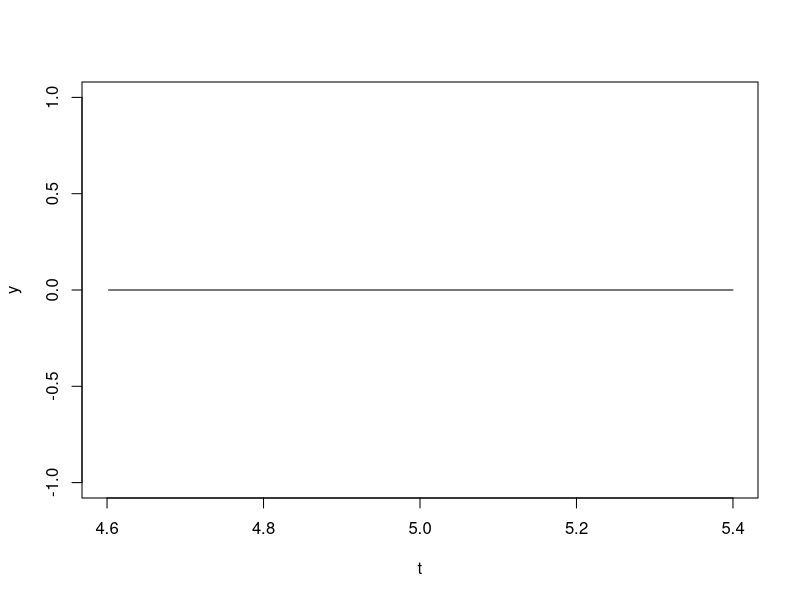

Source code (R):
Res_Equ_Dif_derecha <- function(del1=0, yi=0){
  np = length(yi)
  yf = rep(0, np)

  y1 = yi[np]
  yf[1] = y1

  for (i in 2:np){
    y2 = y1 + del1 * yi[i-1]
    yf[i] = y2
    y1 = y2
  }
  res= yf
}

Res_Equ_Dif_derecha_tao2 <- function(vali= 0, del1=0, ta1=0, ta2=0){
  np = length(ta1)
  yf = rep(0, np)

  y1 = vali
  yf[1] = y1
  
  for (i in 2:np){
    y2 = y1 + del1 * (ta1[i-1]+ta2[i-1])
    yf[i] = y2
    y1 = y2   
  }
  res= yf
}

Res_Equ_Dif_izquierda_tao2 <- function(vali= 0, del1=0, ta1=0, ta2=0){
  np = length(ta1)
  yf = rep(0, np)

  y2 = vali
  yf[np] = y2

  for (i in (np-1):1){
    y1 = y2 - del1 * (ta1[i+1]+ta2[i+1])
    yf[i] = y1
    y2 = y1
  }
  res= yf
}

Res_Equ_Dif_izquierda <- function(del1=0, yi=0){
  np = length(yi)
  yf = rep(0, np)

  y2 = yi[1]
  yf[np] = y2

  for (i in (np-1):1){
    y1 = y2 - del1 * yi[i+1]
    yf[i] = y1
    y2 = y1
  }
  res= yf
}


procesa_drerecha2 <- function(tao1=0,tao2=0, niter=0){
  print('procesa derecha2')
  del = .001
  n = tao2 / del+1
  m = tao1 / del+1
  t = seq(0, tao1, length.out = m)
  yi = rep(1, n)

  tt = c()
  yy = yi

  ni=n-n+1
  mi=n-m+1

  for (i in 1:niter){
    to = (i-1)*tao1 + t 
    tt = c(tt, to)
    y1 = yy[mi:(mi+m)]
    y2 = yy[ni:(ni+m)]
    k = length(yy)
    yi = Res_Equ_Dif_derecha_tao2(yy[k] , del, y1, y2)
    yy = c(yy, yi)
    mi = mi+m
    ni = ni+m
  }
  ret = list(tt, yy)
}

procesa_izquierda2 <- function(tao1=0,tao2=0, niter=0, tf=0){
  print('procesa izquierda2')
  del = .001
  n = tao2 / del+1  
  m = tao1 / del+1
  mt =niter*m - niter

  cat(' m= ',m,' n= ',n, '\n')

  y2 = exp(tf)
  t = tf + seq(0, tao1, length.out = m)  

  yf = rep(y2, n)

  tt = c()
  yy = c(rep(0 ,mt),yf)
  nyy = length(yy)
  ni = nyy
  mi = ni+1-n
  cat(' mi= ',mi,' ni= ',ni, '\n')   
  yini = yy[mi]

  for (i in 1:niter){
    to = t - (i-1)*tao1 
    tt = c(to, tt)
    y1 = yy[mi:mi+m-1]
    y2 = yy[(ni-m+1):ni]
    yi = Res_Equ_Dif_izquierda_tao2(yini , del, y1, y2)
    yini = yi[1]
    yy = c(yi, yy)
    mi = mi-m+1
    ni = ni-m+1
  }
  ret = list(tt, yy)
}

procesa_izquierda <- function(tao=0, niter=0, tF=0){
  t2 = 0
  t1 = -tao
  del = .001
  ni = (t2-t1) / del

  t = seq(t1, t2, length.out = ni+1)
  yF = exp(tF)
  yi = rep(yF, ni+1)
  
  tt = c()
  yy = c()  
  
  tA = tF + t

  for (i in 1:niter){
    tt = c(tA, tt)
    tA = tA - tao
    yi = Res_Equ_Dif_izquierda(del, yi)
    yy = c(yi, yy)
  }
  ret = list(tt, yy)
}

proc_derecha = 0

if (proc_derecha == 1){
  pp = procesa_drerecha2(.4, .9, 10)
  t = pp[[1]]
  y = pp[[2]]
  nt = length(t)
  ny = length(y)

  y = y[(ny-nt+1):ny]
  plot(t, y, type='l')
} else {
  print('procesa izquierda')

  tf = 5
  pp = procesa_izquierda2(.4, .9, 2, tf)

  t = pp[[1]]
  y = pp[[2]]

  nt = length(t)
  ny = length(y)

  print(t)
  print(y)

  y = y[1:nt]

  plot(t, y, type='l')
}
